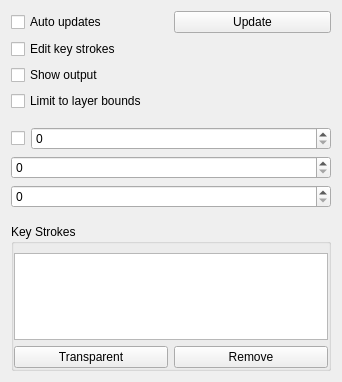
<?xml version="1.0" encoding="utf-8"?>
<ui version="4.0">
 <author>
    SPDX-FileCopyrightText: none
    SPDX-License-Identifier: GPL-3.0-or-later
  </author>
 <class>KisToolLazyBrushOptionsWidget</class>
 <widget class="QWidget" name="KisToolLazyBrushOptionsWidget">
  <property name="geometry">
   <rect>
    <x>0</x>
    <y>0</y>
    <width>342</width>
    <height>382</height>
   </rect>
  </property>
  <layout class="QVBoxLayout" name="verticalLayout_2">
   <item>
    <layout class="QHBoxLayout" name="horizontalLayout_2">
     <item>
      <widget class="QCheckBox" name="chkAutoUpdates">
       <property name="text">
        <string>Auto updates</string>
       </property>
      </widget>
     </item>
     <item>
      <widget class="QPushButton" name="btnUpdate">
       <property name="text">
        <string>Update</string>
       </property>
      </widget>
     </item>
    </layout>
   </item>
   <item>
    <widget class="QCheckBox" name="chkShowKeyStrokes">
     <property name="text">
      <string>Edit key strokes</string>
     </property>
    </widget>
   </item>
   <item>
    <widget class="QCheckBox" name="chkShowOutput">
     <property name="text">
      <string>Show output</string>
     </property>
    </widget>
   </item>
   <item>
    <widget class="QCheckBox" name="chkLimitToDevice">
     <property name="text">
      <string>Limit to layer bounds</string>
     </property>
    </widget>
   </item>
   <item>
    <spacer name="verticalSpacer">
     <property name="orientation">
      <enum>Qt::Vertical</enum>
     </property>
     <property name="sizeType">
      <enum>QSizePolicy::Minimum</enum>
     </property>
     <property name="sizeHint" stdset="0">
      <size>
       <width>20</width>
       <height>10</height>
      </size>
     </property>
    </spacer>
   </item>
   <item>
    <layout class="QHBoxLayout" name="horizontalLayout_3">
     <item>
      <widget class="QCheckBox" name="chkUseEdgeDetection">
       <property name="text">
        <string/>
       </property>
      </widget>
     </item>
     <item>
      <widget class="KisSliderSpinBox" name="intEdgeDetectionSize" native="true">
       <property name="sizePolicy">
        <sizepolicy hsizetype="MinimumExpanding" vsizetype="Preferred">
         <horstretch>0</horstretch>
         <verstretch>0</verstretch>
        </sizepolicy>
       </property>
      </widget>
     </item>
    </layout>
   </item>
   <item>
    <widget class="KisSliderSpinBox" name="intRadius" native="true"/>
   </item>
   <item>
    <widget class="KisSliderSpinBox" name="intCleanUp" native="true"/>
   </item>
   <item>
    <spacer name="verticalSpacer_2">
     <property name="orientation">
      <enum>Qt::Vertical</enum>
     </property>
     <property name="sizeType">
      <enum>QSizePolicy::Minimum</enum>
     </property>
     <property name="sizeHint" stdset="0">
      <size>
       <width>20</width>
       <height>10</height>
      </size>
     </property>
    </spacer>
   </item>
   <item>
    <widget class="QGroupBox" name="groupBox">
     <property name="title">
      <string>Key Strokes</string>
     </property>
     <property name="flat">
      <bool>true</bool>
     </property>
     <layout class="QVBoxLayout" name="verticalLayout">
      <property name="leftMargin">
       <number>0</number>
      </property>
      <property name="rightMargin">
       <number>0</number>
      </property>
      <property name="bottomMargin">
       <number>0</number>
      </property>
      <item>
       <widget class="KisPaletteView" name="colorView">
        <property name="minimumSize">
         <size>
          <width>0</width>
          <height>16</height>
         </size>
        </property>
       </widget>
      </item>
      <item>
       <layout class="QHBoxLayout" name="horizontalLayout">
        <item>
         <widget class="QPushButton" name="btnTransparent">
          <property name="text">
           <string comment="The label of the button that assigns a selected color as transparent">Transparent</string>
          </property>
          <property name="checkable">
           <bool>true</bool>
          </property>
         </widget>
        </item>
        <item>
         <widget class="QPushButton" name="btnRemove">
          <property name="text">
           <string>Remove</string>
          </property>
         </widget>
        </item>
       </layout>
      </item>
     </layout>
    </widget>
   </item>
  </layout>
 </widget>
 <customwidgets>
  <customwidget>
   <class>KisPaletteView</class>
   <extends>QTableView</extends>
   <header location="global">kis_palette_view.h</header>
  </customwidget>
  <customwidget>
   <class>KisSliderSpinBox</class>
   <extends>QSpinBox</extends>
   <header location="global">kis_slider_spin_box.h</header>
   <container>1</container>
  </customwidget>
 </customwidgets>
 <resources/>
 <connections/>
</ui>
